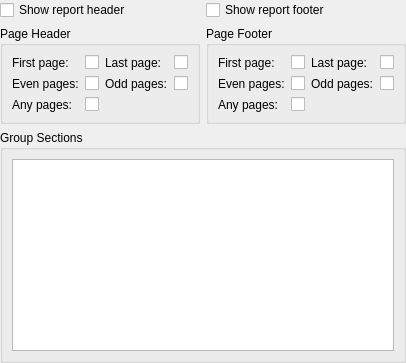
<?xml version="1.0" encoding="UTF-8"?>
<ui version="4.0">
 <comment> * OpenRPT report writer and rendering engine
 * Copyright (C) 2001-2007 by OpenMFG, LLC (info@openmfg.com)
 * Copyright (C) 2007-2008 by Adam Pigg (adam@piggz.co.uk)
 * Copyright (C) 2012 by Friedrich W. H. Kossebau (kossebau@kde.org)
 *
 * This library is free software; you can redistribute it and/or
 * modify it under the terms of the GNU Lesser General Public
 * License as published by the Free Software Foundation; either
 * version 2.1 of the License, or (at your option) any later version.
 *
 * This library is distributed in the hope that it will be useful,
 * but WITHOUT ANY WARRANTY; without even the implied warranty of
 * MERCHANTABILITY or FITNESS FOR A PARTICULAR PURPOSE. See the GNU
 * Lesser General Public License for more details.
 *
 * You should have received a copy of the GNU Lesser General Public
 * License along with this library.  If not, see http://www.gnu.org/licenses/.</comment>
 <class>SectionEditor</class>
 <widget class="QWidget" name="SectionEditor">
  <layout class="QGridLayout">
   <property name="margin">
    <number>0</number>
   </property>
   <item row="0" column="0">
    <widget class="QCheckBox" name="cbReportHeader">
     <property name="text">
      <string>Show report header</string>
     </property>
    </widget>
   </item>
   <item row="0" column="1">
    <widget class="QCheckBox" name="cbReportFooter">
     <property name="text">
      <string>Show report footer</string>
     </property>
    </widget>
   </item>
   <item row="1" column="0">
    <widget class="QGroupBox" name="gbPageHeader">
     <property name="title">
      <string>Page Header</string>
     </property>
     <layout class="QHBoxLayout" name="horizontalLayout_3">
      <item>
       <layout class="QFormLayout" name="formLayout">
        <item row="0" column="0">
         <widget class="QLabel" name="label_3">
          <property name="text">
           <string>First page:</string>
          </property>
         </widget>
        </item>
        <item row="0" column="1">
         <widget class="QCheckBox" name="cbHeadFirst">
          <property name="text">
           <string/>
          </property>
         </widget>
        </item>
        <item row="1" column="0">
         <widget class="QLabel" name="label_4">
          <property name="text">
           <string>Even pages:</string>
          </property>
         </widget>
        </item>
        <item row="1" column="1">
         <widget class="QCheckBox" name="cbHeadEven">
          <property name="text">
           <string/>
          </property>
         </widget>
        </item>
        <item row="2" column="0">
         <widget class="QLabel" name="label_5">
          <property name="text">
           <string>Any pages:</string>
          </property>
         </widget>
        </item>
        <item row="2" column="1">
         <widget class="QCheckBox" name="cbHeadAny">
          <property name="text">
           <string/>
          </property>
         </widget>
        </item>
       </layout>
      </item>
      <item>
       <layout class="QFormLayout" name="formLayout_2">
        <item row="0" column="0">
         <widget class="QLabel" name="label_6">
          <property name="text">
           <string>Last page:</string>
          </property>
         </widget>
        </item>
        <item row="0" column="1">
         <widget class="QCheckBox" name="cbHeadLast">
          <property name="text">
           <string/>
          </property>
         </widget>
        </item>
        <item row="1" column="0">
         <widget class="QLabel" name="label_7">
          <property name="text">
           <string>Odd pages:</string>
          </property>
         </widget>
        </item>
        <item row="1" column="1">
         <widget class="QCheckBox" name="cbHeadOdd">
          <property name="text">
           <string/>
          </property>
         </widget>
        </item>
       </layout>
      </item>
     </layout>
    </widget>
   </item>
   <item row="1" column="1">
    <widget class="QGroupBox" name="gbPageHeader_2">
     <property name="title">
      <string>Page Footer</string>
     </property>
     <layout class="QHBoxLayout" name="horizontalLayout_4">
      <item>
       <layout class="QFormLayout" name="formLayout_3">
        <item row="0" column="0">
         <widget class="QLabel" name="label_8">
          <property name="text">
           <string>First page:</string>
          </property>
         </widget>
        </item>
        <item row="0" column="1">
         <widget class="QCheckBox" name="cbFootFirst">
          <property name="text">
           <string/>
          </property>
         </widget>
        </item>
        <item row="1" column="0">
         <widget class="QLabel" name="label_9">
          <property name="text">
           <string>Even pages:</string>
          </property>
         </widget>
        </item>
        <item row="1" column="1">
         <widget class="QCheckBox" name="cbFootEven">
          <property name="text">
           <string/>
          </property>
         </widget>
        </item>
        <item row="2" column="0">
         <widget class="QLabel" name="label_10">
          <property name="text">
           <string>Any pages:</string>
          </property>
         </widget>
        </item>
        <item row="2" column="1">
         <widget class="QCheckBox" name="cbFootAny">
          <property name="text">
           <string/>
          </property>
         </widget>
        </item>
       </layout>
      </item>
      <item>
       <layout class="QFormLayout" name="formLayout_4">
        <item row="0" column="0">
         <widget class="QLabel" name="label_11">
          <property name="text">
           <string>Last page:</string>
          </property>
         </widget>
        </item>
        <item row="0" column="1">
         <widget class="QCheckBox" name="cbFootLast">
          <property name="text">
           <string/>
          </property>
         </widget>
        </item>
        <item row="1" column="0">
         <widget class="QLabel" name="label_12">
          <property name="text">
           <string>Odd pages:</string>
          </property>
         </widget>
        </item>
        <item row="1" column="1">
         <widget class="QCheckBox" name="cbFootOdd">
          <property name="text">
           <string/>
          </property>
         </widget>
        </item>
       </layout>
      </item>
     </layout>
    </widget>
   </item>
   <item row="2" column="0" colspan="2">
    <widget class="QGroupBox" name="GroupBox1">
     <property name="title">
      <string>Group Sections</string>
     </property>
     <layout class="QHBoxLayout">
      <item>
       <widget class="QListWidget" name="lbGroups"/>
      </item>
      <item>
       <layout class="QVBoxLayout" name="lGroupSectionsButtons">
        <property name="margin">
         <number>0</number>
        </property>
       </layout>
      </item>
     </layout>
    </widget>
   </item>
  </layout>
 </widget>
  <customwidgets>
  <customwidget>
   <class>QListWidget</class>
   <extends>QListWidget</extends>
   <header>QListWidget</header>
  </customwidget>
 </customwidgets>
 <tabstops>
  <tabstop>cbReportHeader</tabstop>
  <tabstop>cbReportFooter</tabstop>
  <tabstop>cbHeadFirst</tabstop>
  <tabstop>cbHeadLast</tabstop>
  <tabstop>cbHeadEven</tabstop>
  <tabstop>cbHeadOdd</tabstop>
  <tabstop>cbHeadAny</tabstop>
  <tabstop>cbFootFirst</tabstop>
  <tabstop>cbFootLast</tabstop>
  <tabstop>cbFootEven</tabstop>
  <tabstop>cbFootOdd</tabstop>
  <tabstop>cbFootAny</tabstop>
 </tabstops>
 <resources/>
 <connections/>
</ui>
